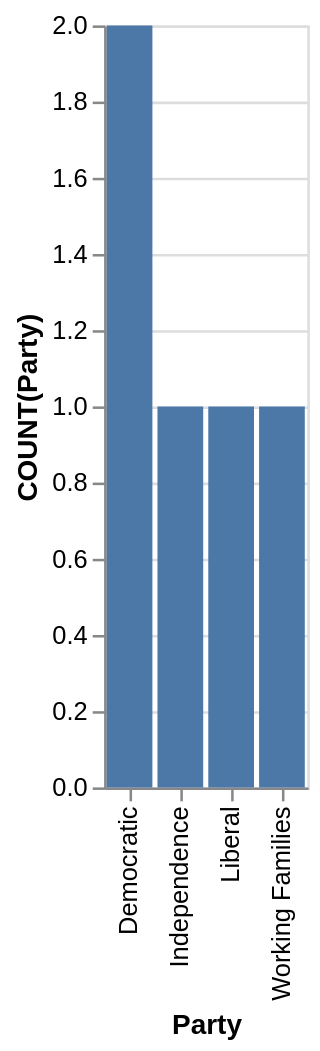

Describe this chart as a Vega-Lite specification.
### Vega-Lite specification from a JSON file in a GitHub repository (floating-point values rounded to 4 significant figures)
{"data": {"values": [{"x_data": "Democratic", "y_data": 2}, {"x_data": "Independence", "y_data": 1}, {"x_data": "Liberal", "y_data": 1}, {"x_data": "Working Families", "y_data": 1}]}, "mark": "bar", "encoding": {"x": {"field": "x_data", "type": "nominal", "title": "Party", "sort": "ascending"}, "y": {"field": "y_data", "type": "quantitative", "title": "COUNT(Party)"}}}
